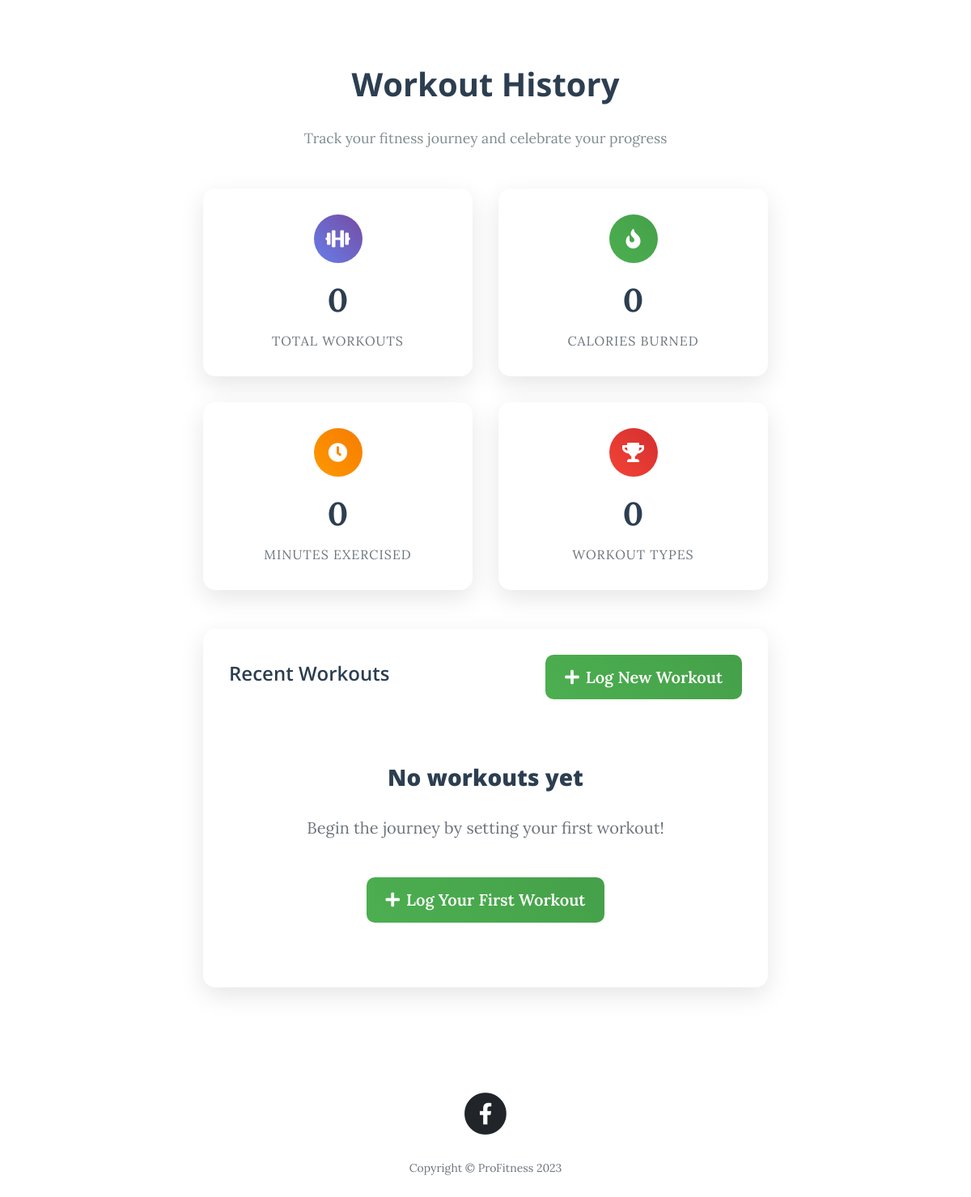
The app's page /workout-history (signed in, lower part), older data.
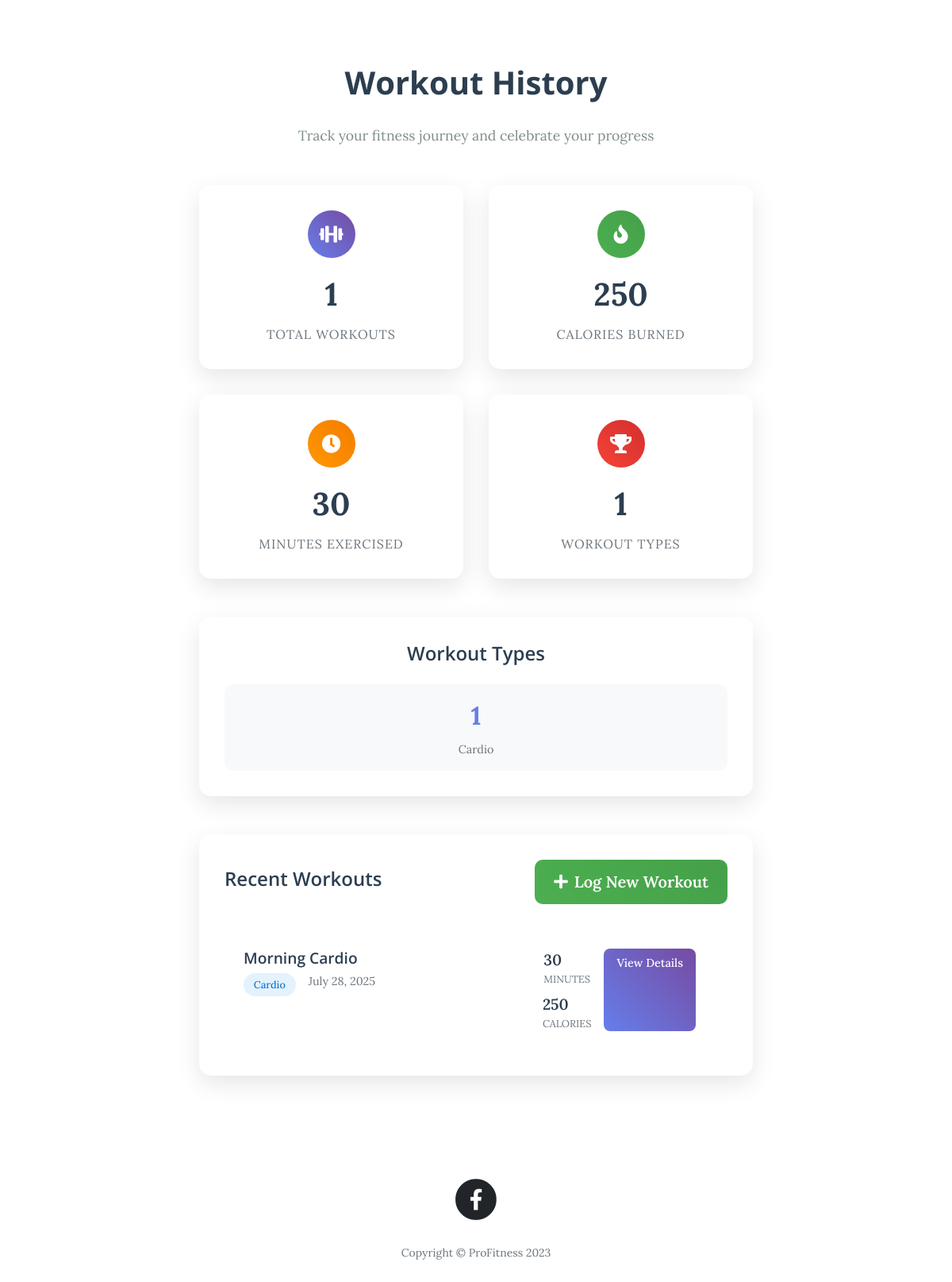
The same page, newer data.
### fitness/database.py (models this page shows, shortened)
class WorkoutHistory(db.Model):
    __tablename__ = 'WorkoutHistory'
    id = db.Column(db.Integer, primary_key=True, autoincrement=True)
    user_id = db.Column(db.Integer, db.ForeignKey('user.id'), nullable=False)
    workout_name = db.Column(db.String(100), nullable=False)
    workout_type = db.Column(db.String(50), nullable=False)  # cardio, strength, mixed, etc.
    duration_minutes = db.Column(db.Integer, nullable=True)
    calories_burned = db.Column(db.Integer, nullable=True)
    date_completed = db.Column(db.DateTime, nullable=False, default=datetime.utcnow)
    notes = db.Column(db.Text, nullable=True)
    exercises = db.relationship('WorkoutExercise', backref='workout', lazy=True, cascade='all, delete-orphan')

### fitness/routes.py (the view)
@app.route("/workout-history")
@login_required
def workout_history():
    workouts = WorkoutHistory.query.filter_by(user_id=current_user.id).order_by(WorkoutHistory.date_completed.desc()).all()
    total_workouts = len(workouts)
    total_calories = sum(w.calories_burned or 0 for w in workouts)
    total_duration = sum(w.duration_minutes or 0 for w in workouts)
    recent_workouts = workouts[:10]
    workout_types = {}
    for workout in workouts:
        workout_type = workout.workout_type
        workout_types[workout_type] = workout_types.get(workout_type, 0) + 1
    return render_template('workout_history.html',
                        workouts=recent_workouts,
                        total_workouts=total_workouts,
                        total_calories=total_calories,
                        total_duration=total_duration,
                        workout_types=workout_types)

### fitness/database.py (called while the page is built)
@login_manager.user_loader
def load_user(user_id):
    return User.query.get(int(user_id))

### fitness/templates/workout_history.html (shortened to what this page needs)
{% extends "base.html" %}
{% block content %}
<div class="workout-history">
  <div class="history-header">
    <h1>Workout History</h1>
    <p>Track your fitness journey and celebrate your progress</p>
  </div>
  <div class="stats-grid">
    <div class="stat-card">
      <div class="stat-icon icon-workouts">
        <i class="fas fa-dumbbell"></i>
      </div>
      <div class="stat-value">{{ total_workouts }}</div>
      <div class="stat-label">Total Workouts</div>
    </div>
    <div class="stat-card">
      <div class="stat-icon icon-calories">
        <i class="fas fa-fire"></i>
      </div>
      <div class="stat-value">{{ total_calories }}</div>
      <div class="stat-label">Calories Burned</div>
    </div>
    <div class="stat-card">
      <div class="stat-icon icon-time">
        <i class="fas fa-clock"></i>
      </div>
      <div class="stat-value">{{ total_duration }}</div>
      <div class="stat-label">Minutes Exercised</div>
    </div>
    <div class="stat-card">
      <div class="stat-icon icon-streak">
        <i class="fas fa-trophy"></i>
      </div>
      <div class="stat-value">{{ workout_types|length }}</div>
      <div class="stat-label">Workout Types</div>
    </div>
  </div>
  {% if workout_types %}
    <div class="workout-types">
      <h2>Workout Types</h2>
      <div class="types-grid">
        {% for workout_type, count in workout_types.items() %}
          <div class="type-item">
            <div class="type-count">{{ count }}</div>
            <div class="type-name">{{ workout_type }}</div>
          </div>
        {% endfor %}
      </div>
    </div>
  {% endif %}
  <div class="workouts-section">
    <div class="workouts-header">
      <h2 class="workouts-title">Recent Workouts</h2>
      <a href="{{ url_for('log_workout') }}" class="log-workout-btn">
        <i class="fas fa-plus"></i>
        Log New Workout
      </a>
    </div>
    {% if workouts %}
      {% for workout in workouts %}
        <div class="workout-item">
          <div class="workout-info">
            <h3>{{ workout.workout_name }}</h3>
            <div class="workout-meta">
              <span class="workout-type">{{ workout.workout_type }}</span>
              <span class="workout-date">{{ workout.date_completed.strftime('%B %d, %Y') }}</span>
            </div>
          </div>
          <div class="workout-stats">
            <div>
              <div class="stat-number">{{ workout.duration_minutes or 0 }}</div>
              <div class="stat-unit">Minutes</div>
            </div>
            <div>
              <div class="stat-number">{{ workout.calories_burned or 0 }}</div>
              <div class="stat-unit">Calories</div>
            </div>
          </div>
          <a href="{{ url_for('workout_detail', workout_id=workout.id) }}" class="view-workout-btn">
            View Details
          </a>
        </div>
      {% endfor %}
    {% else %}
      <div class="no-workouts">
        <h3>No workouts yet</h3>
        <p>Begin the journey by setting your first workout!</p>
        <a href="{{ url_for('log_workout') }}" class="log-workout-btn" style="margin-top: 1rem;">
          <i class="fas fa-plus"></i>
          Log Your First Workout
        </a>
      </div>
    {% endif %}
  </div>
</div>
{% endblock %}

### fitness/templates/base.html (shortened to what this page needs)
<!DOCTYPE html>
<html lang="en-US">
  <head>
    <link
      rel="stylesheet"
      href="https://stackpath.bootstrapcdn.com/bootstrap/4.3.1/css/bootstrap.min.css"
    />
    <link href="{{ url_for('static', filename='css/all.min.css') }}" rel="stylesheet" type="text/css" />
    <link href="{{ url_for('static', filename='css/clean-blog.min.css') }}" rel="stylesheet" />
    <link href="{{ url_for('static', filename='css/styles.css') }}" rel="stylesheet" />
    <link href="{{ url_for('static', filename='css/styles1.css') }}" rel="stylesheet" />
  </head>
  <body>
    <div class="container">
      <div class="row">
        <div class="col-lg-8 col-md-10 mx-auto">
          {% block content %}{% endblock %}
        </div>
      </div>
    </div>
    <footer class="mt-5">
      <div class="container">
        <div class="row">
          <div class="col-lg-8 col-md-10 mx-auto text-center">
            <ul class="list-inline">
              <li class="list-inline-item">
                <a href="https://www.facebook.com/">
                  <span class="fa-stack fa-lg">
                    <i class="fas fa-circle fa-stack-2x"></i>
                    <i class="fab fa-facebook-f fa-stack-1x fa-inverse"></i>
                  </span>
                </a>
              </li>
            </ul>
            <p class="copyright text-muted">Copyright &copy; ProFitness 2023</p>
          </div>
        </div>
      </div>
    </footer>
  </body>
</html>

### fitness/static/css/styles1.css (style rules this page uses)
* { box-sizing: border-box; }

### fitness/templates/workout_history.html (style rules this page uses)
.workout-history { max-width: 1200px; margin: 0 auto; padding: 2rem 1rem; }
.history-header { text-align: center; margin-bottom: 3rem; }
.history-header h1 { font-size: 2.5rem; font-weight: 700; color: #2c3e50; margin-bottom: 0.5rem; }
.history-header p { font-size: 1.1rem; color: #7f8c8d; margin-bottom: 2rem; }
.stats-grid { display: grid; grid-template-columns: repeat(auto-fit, minmax(250px, 1fr)); gap: 2rem; margin-bottom: 3rem; }
.stat-card { background: white; border-radius: 15px; padding: 2rem; box-shadow: 0 10px 30px rgba(0,0,0,0.1); text-align: center; transition: all 0.3s ease; }
.stat-icon { width: 60px; height: 60px; border-radius: 50%; display: flex; align-items: center; justify-content: center; margin: 0 auto 1rem; font-size: 1.5rem; color: white; }
.icon-workouts { background: linear-gradient(45deg, #667eea, #764ba2); }
.icon-calories { background: linear-gradient(45deg, #4CAF50, #45a049); }
.icon-time { background: linear-gradient(45deg, #FF9800, #F57C00); }
.icon-streak { background: linear-gradient(45deg, #f44336, #d32f2f); }
.stat-value { font-size: 2.5rem; font-weight: 700; color: #2c3e50; margin-bottom: 0.5rem; }
.stat-label { font-size: 1rem; color: #6c757d; text-transform: uppercase; letter-spacing: 1px; }
.workout-types { background: white; border-radius: 15px; padding: 2rem; box-shadow: 0 10px 30px rgba(0,0,0,0.1); margin-bottom: 3rem; }
.workout-types h2 { font-size: 1.5rem; font-weight: 600; color: #2c3e50; margin-bottom: 1.5rem; text-align: center; }
.types-grid { display: grid; grid-template-columns: repeat(auto-fit, minmax(150px, 1fr)); gap: 1rem; }
.type-item { text-align: center; padding: 1rem; background: #f8f9fa; border-radius: 10px; transition: all 0.3s ease; }
.type-count { font-size: 2rem; font-weight: 700; color: #667eea; margin-bottom: 0.5rem; }
.type-name { font-size: 0.9rem; color: #6c757d; text-transform: capitalize; }
.workouts-section { background: white; border-radius: 15px; padding: 2rem; box-shadow: 0 10px 30px rgba(0,0,0,0.1); }
.workouts-header { display: flex; justify-content: space-between; align-items: center; margin-bottom: 2rem; }
.workouts-title { font-size: 1.5rem; font-weight: 600; color: #2c3e50; }
.log-workout-btn { padding: 0.8rem 1.5rem; background: linear-gradient(45deg, #4CAF50, #45a049); color: white; border: none; border-radius: 10px; font-weight: 600; cursor: pointer; transition: all 0.3s ease; text-decoration: none; display: inline-flex; align-items: center; gap: 0.5rem; }
.workout-item { display: grid; grid-template-columns: 1fr auto auto auto; gap: 1rem; padding: 1.5rem; border-bottom: 1px solid #e0e0e0; transition: all 0.3s ease; }
.workout-item:last-child { border-bottom: none; }
.workout-info h3 { font-size: 1.2rem; font-weight: 600; color: #2c3e50; margin-bottom: 0.5rem; }
.workout-meta { display: flex; gap: 1rem; font-size: 0.9rem; color: #6c757d; }
.workout-type { padding: 0.3rem 0.8rem; background: #e3f2fd; color: #1976d2; border-radius: 15px; font-size: 0.8rem; font-weight: 500; text-transform: capitalize; }
.workout-date { color: #6c757d; font-size: 0.9rem; }
.workout-stats { display: flex; flex-direction: column; align-items: center; gap: 0.5rem; }
.stat-number { font-size: 1.2rem; font-weight: 600; color: #2c3e50; }
.stat-unit { font-size: 0.8rem; color: #6c757d; text-transform: uppercase; }
.view-workout-btn { padding: 0.5rem 1rem; background: linear-gradient(45deg, #667eea, #764ba2); color: white; border: none; border-radius: 8px; font-size: 0.9rem; font-weight: 500; cursor: pointer; transition: all 0.3s ease; text-decoration: none; display: inline-block; }

Row changes from the older to the newer data that the page shows:
added WorkoutHistory: id "1", workout_type "Cardio", workout_name "Morning Cardio", date_completed "July 28, 2025", duration_minutes "30", calories_burned "250"
Text that changed along with them:
{{ total_workouts }}: "0" → "1"
{{ total_calories }}: "0" → "250"
{{ total_duration }}: "0" → "30"
{{ workout_types|length }}: "0" → "1"
text no longer shown: "No workouts yet Begin the journey by setting your first workout! Log Your First Workout"
text now shown: "Workout Types"
